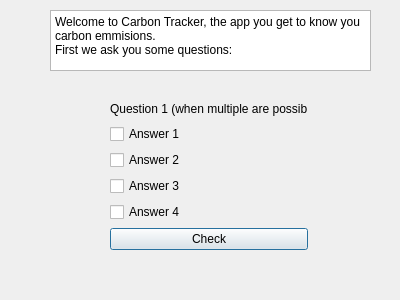
<?xml version="1.0" encoding="UTF-8"?>
<ui version="4.0">
 <class>FirstDialog</class>
 <widget class="QDialog" name="FirstDialog">
  <property name="geometry">
   <rect>
    <x>0</x>
    <y>0</y>
    <width>400</width>
    <height>300</height>
   </rect>
  </property>
  <property name="windowTitle">
   <string>Dialog</string>
  </property>
  <widget class="QPlainTextEdit" name="plainTextEdit">
   <property name="geometry">
    <rect>
     <x>50</x>
     <y>10</y>
     <width>321</width>
     <height>61</height>
    </rect>
   </property>
   <property name="plainText">
    <string>Welcome to Carbon Tracker, the app you get to know you carbon emmisions.
First we ask you some questions:</string>
   </property>
  </widget>
  <widget class="QWidget" name="">
   <property name="geometry">
    <rect>
     <x>110</x>
     <y>100</y>
     <width>198</width>
     <height>150</height>
    </rect>
   </property>
   <layout class="QVBoxLayout" name="verticalLayout_2">
    <item>
     <layout class="QVBoxLayout" name="verticalLayout">
      <item>
       <widget class="QLabel" name="label">
        <property name="text">
         <string>Question 1 (when multiple are possible)</string>
        </property>
       </widget>
      </item>
      <item>
       <widget class="QCheckBox" name="Answer1">
        <property name="text">
         <string>Answer 1</string>
        </property>
       </widget>
      </item>
      <item>
       <widget class="QCheckBox" name="Answer2">
        <property name="text">
         <string>Answer 2</string>
        </property>
       </widget>
      </item>
      <item>
       <widget class="QCheckBox" name="Answer3">
        <property name="text">
         <string>Answer 3</string>
        </property>
       </widget>
      </item>
      <item>
       <widget class="QCheckBox" name="Answer4">
        <property name="text">
         <string>Answer 4</string>
        </property>
       </widget>
      </item>
      <item>
       <widget class="QPushButton" name="Check">
        <property name="text">
         <string>Check</string>
        </property>
       </widget>
      </item>
     </layout>
    </item>
   </layout>
  </widget>
 </widget>
 <resources/>
 <connections/>
</ui>
